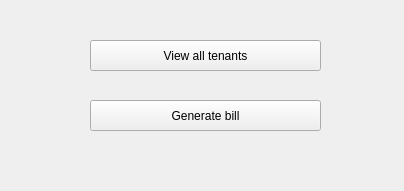
<?xml version="1.0" encoding="UTF-8"?>
<ui version="4.0">
 <class>Form</class>
 <widget class="QWidget" name="Form">
  <property name="geometry">
   <rect>
    <x>0</x>
    <y>0</y>
    <width>404</width>
    <height>191</height>
   </rect>
  </property>
  <property name="windowTitle">
   <string>Form</string>
  </property>
  <widget class="QToolButton" name="viewtenants">
   <property name="geometry">
    <rect>
     <x>90</x>
     <y>40</y>
     <width>231</width>
     <height>31</height>
    </rect>
   </property>
   <property name="text">
    <string>View all tenants</string>
   </property>
  </widget>
  <widget class="QToolButton" name="generateBill">
   <property name="geometry">
    <rect>
     <x>90</x>
     <y>100</y>
     <width>231</width>
     <height>31</height>
    </rect>
   </property>
   <property name="text">
    <string>Generate bill</string>
   </property>
  </widget>
 </widget>
 <resources/>
 <connections/>
</ui>
